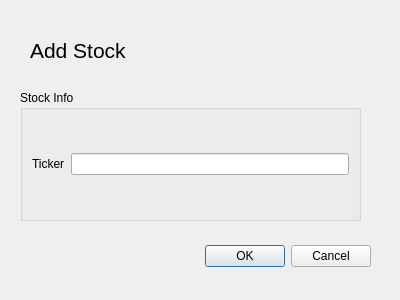
<?xml version="1.0" encoding="UTF-8"?>
<ui version="4.0">
 <class>AddStockDialog</class>
 <widget class="QDialog" name="AddStockDialog">
  <property name="geometry">
   <rect>
    <x>0</x>
    <y>0</y>
    <width>400</width>
    <height>300</height>
   </rect>
  </property>
  <property name="minimumSize">
   <size>
    <width>400</width>
    <height>300</height>
   </size>
  </property>
  <property name="maximumSize">
   <size>
    <width>400</width>
    <height>300</height>
   </size>
  </property>
  <property name="windowTitle">
   <string>Dialog</string>
  </property>
  <widget class="QDialogButtonBox" name="buttonBox">
   <property name="geometry">
    <rect>
     <x>30</x>
     <y>240</y>
     <width>341</width>
     <height>32</height>
    </rect>
   </property>
   <property name="orientation">
    <enum>Qt::Horizontal</enum>
   </property>
   <property name="standardButtons">
    <set>QDialogButtonBox::Cancel|QDialogButtonBox::Ok</set>
   </property>
  </widget>
  <widget class="QLabel" name="label">
   <property name="geometry">
    <rect>
     <x>30</x>
     <y>30</y>
     <width>121</width>
     <height>41</height>
    </rect>
   </property>
   <property name="font">
    <font>
     <pointsize>16</pointsize>
    </font>
   </property>
   <property name="text">
    <string>Add Stock</string>
   </property>
  </widget>
  <widget class="QGroupBox" name="groupBox">
   <property name="geometry">
    <rect>
     <x>20</x>
     <y>90</y>
     <width>341</width>
     <height>131</height>
    </rect>
   </property>
   <property name="title">
    <string>Stock Info</string>
   </property>
   <layout class="QHBoxLayout" name="horizontalLayout">
    <item>
     <widget class="QLabel" name="label_2">
      <property name="text">
       <string>Ticker</string>
      </property>
     </widget>
    </item>
    <item>
     <widget class="QLineEdit" name="lineEdit"/>
    </item>
   </layout>
  </widget>
 </widget>
 <resources/>
 <connections>
  <connection>
   <sender>buttonBox</sender>
   <signal>accepted()</signal>
   <receiver>AddStockDialog</receiver>
   <slot>accept()</slot>
   <hints>
    <hint type="sourcelabel">
     <x>248</x>
     <y>254</y>
    </hint>
    <hint type="destinationlabel">
     <x>157</x>
     <y>274</y>
    </hint>
   </hints>
  </connection>
  <connection>
   <sender>buttonBox</sender>
   <signal>rejected()</signal>
   <receiver>AddStockDialog</receiver>
   <slot>reject()</slot>
   <hints>
    <hint type="sourcelabel">
     <x>316</x>
     <y>260</y>
    </hint>
    <hint type="destinationlabel">
     <x>286</x>
     <y>274</y>
    </hint>
   </hints>
  </connection>
 </connections>
</ui>
